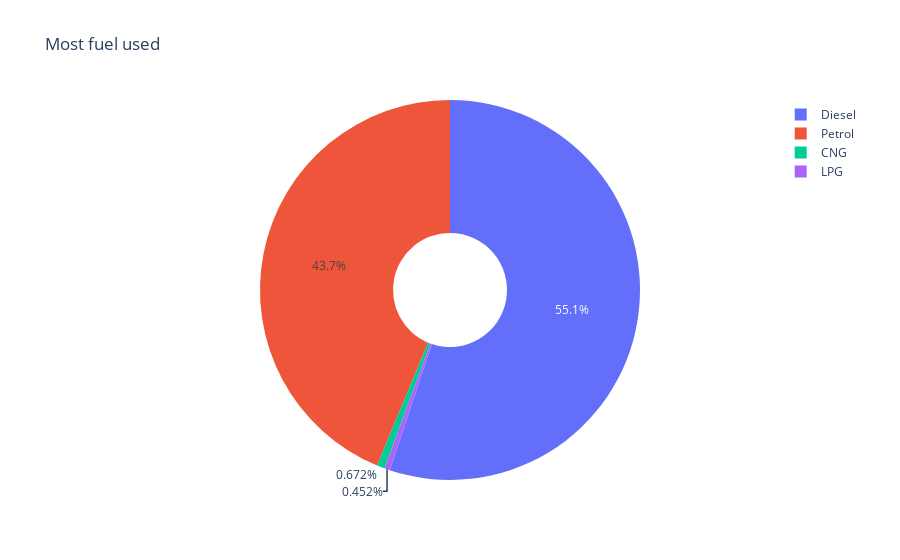

Write notebook code for a chart like this one.
### Code cell
#plot most fuel used
iplot(px.pie(fuel_used , values = 'count' , names = 'fuel' 
             , title = 'Most fuel used', hole = 0.3 ))

### Figure 1 — Plotly figure (JSON) as saved in the notebook; plotly's stock layout.template omitted (floating-point values rounded to 4 significant figures)
{"data": [{"domain": {"x": [0, 1], "y": [0, 1]}, "hole": 0.3, "hovertemplate": "fuel=%{label}<br>count=%{value}<extra></extra>", "labels": ["Diesel", "Petrol", "CNG", "LPG"], "legendgroup": "", "name": "", "showlegend": true, "type": "pie", "values": [4269, 3385, 52, 35]}], "layout": {"legend": {"tracegroupgap": 0}, "title": {"text": "Most fuel used"}}}
